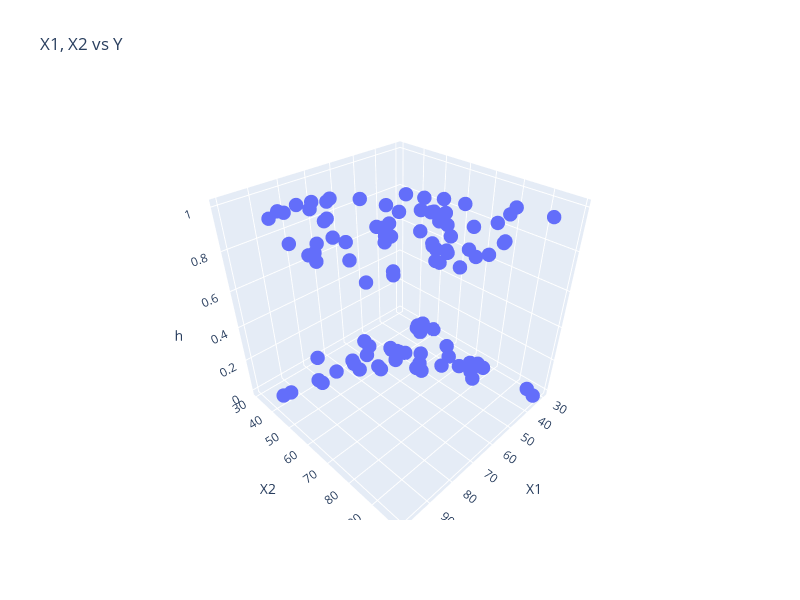

The notebook cell saved with this chart:
### Markdown cell above
**PLOT DATA**

### Code cell
fig = plt.figure()
ax = fig.add_subplot(111, projection='3d')

# Graficar los datos en 3D
ax.scatter(data[:,0], data[:,1], data[:,2], c='g', marker='o', label='Datos')

# Personalizar el gráfico
ax.set_xlabel('Entradas X1')
ax.set_ylabel('Entradas X2')
ax.set_zlabel('Salida Y')
ax.set_title('Gráfica 3D de Datos')

# Agregar una leyenda
ax.legend()

# Mostrar el gráfico
plt.show()


# Crear el trazo de la línea 3D
trace = go.Scatter3d(
    x = data[:,0],
    y = data[:,1],
    z = data[:,2],
    mode = 'markers',
    marker = dict(size = 5),
    line = dict(width = 3)
)

# Definir el diseño del gráfico
layout = go.Layout(
    title = 'X1, X2 vs Y',
    width = 800,  # Ancho de la gráfica en píxeles
    height = 600,  # Alto de la gráfica en píxeles
    scene = dict(
        xaxis = dict(title = 'X1'),
        yaxis = dict(title = 'X2'),
        zaxis = dict(title = 'h')
    )
)

# Crear la figura
fig = go.Figure(data=[trace], layout=layout)

# Mostrar el gráfico interactivo en el navegador
fig.show()

### Figure 1 — Plotly figure (JSON) as saved in the notebook; plotly's stock layout.template omitted (floating-point values rounded to 4 significant figures)
{"data": [{"line": {"width": 3}, "marker": {"size": 5}, "mode": "markers", "type": "scatter3d", "x": [34.62, 30.29, 35.85, 60.18, 79.03, 45.08, 61.11, 75.02, 76.1, 84.43, 95.86, 75.01, 82.31, 69.36, 39.54, 53.97, 69.07, 67.95, 70.66, 76.98, 67.37, 89.68, 50.53, 34.21, 77.92, 62.27, 80.19, 93.11, 61.83, 38.79, 61.38, 85.4, 52.11, 52.05, 40.24, 54.64, 33.92, 64.18, 74.79, 34.18, 83.9, 51.55, 94.44, 82.37, 51.05, 62.22, 77.19, 97.77, 62.07, 91.56, 79.94, 99.27, 90.55, 34.52, 50.29, 49.59, 97.65, 32.58, 74.25, 71.8, 75.4, 35.29, 56.25, 30.06, 44.67, 66.56, 40.46, 49.07, 80.28, 66.75, 32.72, 64.04, 72.35, 60.46, 58.84, 99.83, 47.26, 50.46, 60.46, 82.23, 88.91, 94.83, 67.32, 57.24, 80.37, 68.47, 42.08, 75.48, 78.64, 52.35, 94.09, 90.45, 55.48, 74.49, 89.85, 83.49, 42.26, 99.32, 55.34, 74.78], "y": [78.02, 43.89, 72.9, 86.31, 75.34, 56.32, 96.51, 46.55, 87.42, 43.53, 38.23, 30.6, 76.48, 97.72, 76.04, 89.21, 52.74, 46.68, 92.93, 47.58, 42.84, 65.8, 48.86, 44.21, 68.97, 69.95, 44.82, 38.8, 50.26, 65.0, 72.81, 57.05, 63.13, 69.43, 71.17, 52.21, 98.87, 80.91, 41.57, 75.24, 56.31, 46.86, 65.57, 40.62, 45.82, 52.06, 70.46, 86.73, 96.77, 88.7, 74.16, 61.0, 43.39, 60.4, 49.8, 59.81, 68.86, 95.6, 69.82, 78.45, 85.76, 47.02, 39.26, 49.59, 66.45, 41.09, 97.54, 51.88, 92.12, 60.99, 43.31, 78.03, 96.23, 73.09, 75.86, 72.37, 88.48, 75.81, 42.51, 42.72, 69.8, 45.69, 66.59, 59.51, 90.96, 85.59, 78.84, 90.42, 96.65, 60.77, 77.16, 87.51, 35.57, 84.85, 45.36, 48.38, 87.1, 68.78, 64.93, 89.53], "z": [0, 0, 0, 1, 1, 0, 1, 1, 1, 1, 0, 0, 1, 1, 0, 1, 1, 0, 1, 1, 0, 1, 0, 0, 1, 1, 1, 0, 0, 0, 1, 1, 0, 1, 0, 0, 0, 1, 0, 0, 1, 0, 1, 0, 0, 0, 1, 1, 1, 1, 1, 1, 1, 0, 0, 0, 1, 0, 1, 1, 1, 0, 0, 0, 0, 0, 1, 0, 1, 1, 0, 1, 1, 1, 1, 1, 1, 1, 0, 0, 1, 1, 1, 1, 1, 1, 0, 1, 1, 0, 1, 1, 0, 1, 1, 1, 1, 1, 1, 1]}], "layout": {"height": 600, "scene": {"xaxis": {"title": {"text": "X1"}}, "yaxis": {"title": {"text": "X2"}}, "zaxis": {"title": {"text": "h"}}}, "title": {"text": "X1, X2 vs Y"}, "width": 800}}
